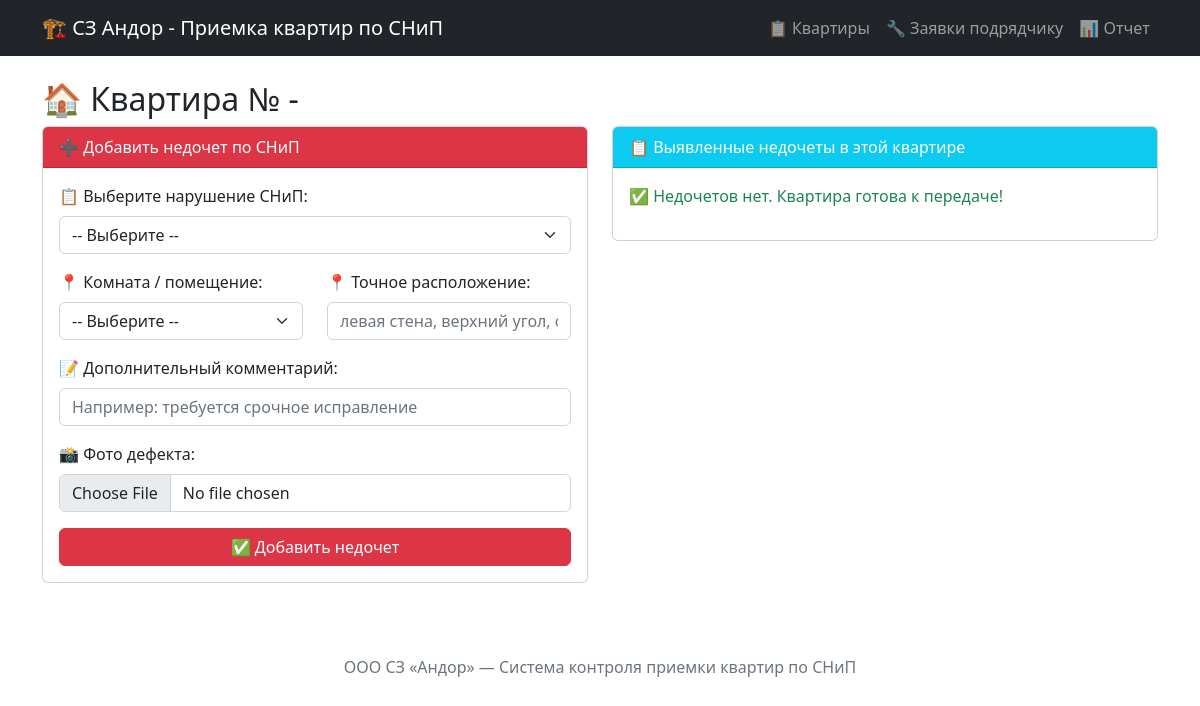
The app's page /flat/541, older data.
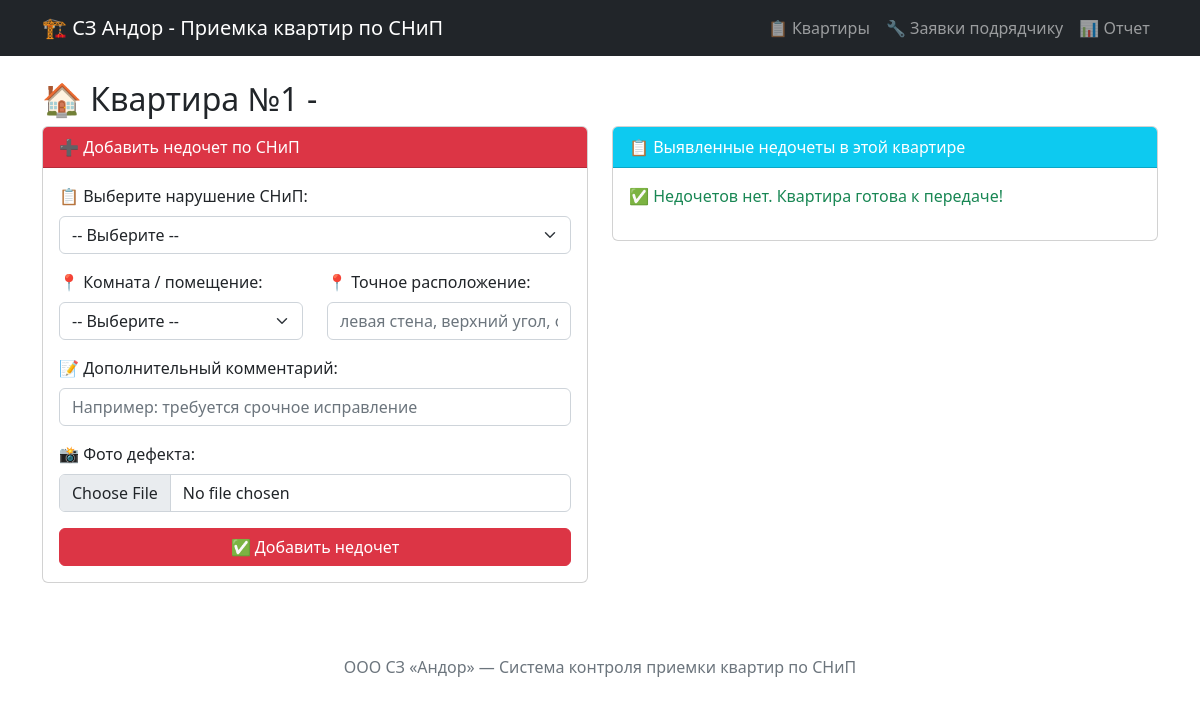
The same page, newer data.
### tables this page shows
CREATE TABLE flats (
    id INTEGER PRIMARY KEY AUTOINCREMENT,
    number TEXT NOT NULL,
    street TEXT,
    house TEXT,
    entrance INTEGER,
    floor INTEGER,
    status TEXT DEFAULT 'in_progress'
);

### app.py (the view)
@app.route('/flat/<int:flat_id>')
def flat(flat_id):
    conn = get_db()
    flat = conn.execute('SELECT * FROM flats WHERE id = ?', (flat_id,)).fetchone()
    defects = conn.execute('''
        SELECT d.*, s.code, s.category, s.description, s.severity
        FROM defects d
        JOIN snip_defects s ON d.snip_defect_id = s.id
        WHERE d.flat_id = ?
        ORDER BY d.created_at DESC
    ''', (flat_id,)).fetchall()
    snip_defects = conn.execute('SELECT * FROM snip_defects ORDER BY category, code').fetchall()
    conn.close()
    return render_template('flat.html', flat=flat, defects=defects, snip_defects=snip_defects)

### app.py (called while the page is built)
def get_db():
    conn = sqlite3.connect(DB_PATH)
    conn.row_factory = sqlite3.Row
    return conn

### templates/flat.html (shortened to what this page needs)
{% extends "base.html" %}
{% block content %}
<h2>🏠 Квартира №{{ flat.number }} - {{ flat.building }}</h2>
<div class="row">
    <div class="col-md-6">
        <div class="card mb-4">
            <div class="card-header bg-danger text-white">
                ➕ Добавить недочет по СНиП
            </div>
            <div class="card-body">
                <form method="POST" action="/add_defect" enctype="multipart/form-data">
                    <div class="mb-3">
                        <label class="form-label">📋 Выберите нарушение СНиП:</label>
                        <select name="snip_defect_id" class="form-select" required>
                            <option value="">-- Выберите --</option>
                        </select>
                    </div>
                    <div class="row mb-3">
                        <div class="col-md-6">
                            <label class="form-label">📍 Комната / помещение:</label>
                            <select name="room" class="form-select" required>
                                <option value="">-- Выберите --</option>
                            </select>
                        </div>
                        <div class="col-md-6">
                            <label class="form-label">📍 Точное расположение:</label>
                            <input type="text" name="location_detail" class="form-control" placeholder="левая стена, верхний угол, около розетки...">
                        </div>
                    </div>
                    <div class="mb-3">
                        <label class="form-label">📝 Дополнительный комментарий:</label>
                        <input type="text" name="comment" class="form-control" placeholder="Например: требуется срочное исправление">
                    </div>
                    <div class="mb-3">
                        <label class="form-label">📸 Фото дефекта:</label>
                        <input type="file" name="photo" class="form-control" accept="image/*" capture="environment">
                    </div>
                    <button type="submit" class="btn btn-danger w-100">✅ Добавить недочет</button>
                </form>
            </div>
        </div>
    </div>
    <div class="col-md-6">
        <div class="card">
            <div class="card-header bg-info text-white">
                📋 Выявленные недочеты в этой квартире
            </div>
            <div class="card-body" style="max-height: 500px; overflow-y: auto;">
                {% if defects %}
                    {% for d in defects %}
                    <div class="border-bottom mb-3 pb-2">
                        <div class="d-flex justify-content-between">
                            <strong class="{% if d.severity == 'critical' %}critical{% endif %}">
                                {{ d.code }} - {{ d.category }}
                            </strong>
                            <span class="badge {% if d.status == 'open' %}bg-danger{% elif d.status == 'fixed' %}bg-warning{% else %}bg-success{% endif %}">
                                {{ {'open':'Открыт','fixed':'Исправлен','closed':'Закрыт'}[d.status] }}
                            </span>
                        </div>
                        <p class="small mt-1">{{ d.description }}</p>
                        {% if d.room %}
                            <p class="small text-primary">📍 {{ d.room }}{% if d.location_detail %} ({{ d.location_detail }}){% endif %}</p>
                        {% endif %}
                        {% if d.comment %}<p class="small text-muted">📝 {{ d.comment }}</p>{% endif %}
                        {% if d.photo_path %}
                            <a href="/{{ d.photo_path }}" target="_blank">
                                <img src="/{{ d.photo_path }}" class="photo-thumb">
                            </a>
                        {% endif %}
                    </div>
                    {% endfor %}
                {% else %}
                    <p class="text-success">✅ Недочетов нет. Квартира готова к передаче!</p>
                {% endif %}
            </div>
        </div>
    </div>
</div>
{% endblock %}

### templates/base.html (shortened to what this page needs)
<!DOCTYPE html>
<html lang="ru">
<head>
    <link href="https://cdn.jsdelivr.net/npm/bootstrap@5.2.3/dist/css/bootstrap.min.css" rel="stylesheet">
</head>
<body>
    <nav class="navbar navbar-expand-lg navbar-dark bg-dark">
        <div class="container">
            <a class="navbar-brand" href="/">🏗️ СЗ Андор - Приемка квартир по СНиП</a>
            <div class="navbar-nav ms-auto">
                <a class="nav-link" href="/">📋 Квартиры</a>
                <a class="nav-link" href="/defects">🔧 Заявки подрядчику</a>
                <a class="nav-link" href="/report">📊 Отчет</a>
            </div>
        </div>
    </nav>
    <div class="container mt-4">
        {% block content %}{% endblock %}
    </div>
    <footer class="text-center text-muted mt-5 mb-3">
        ООО СЗ «Андор» — Система контроля приемки квартир по СНиП
    </footer>
</body>
</html>

Row changes from the older to the newer data that the page shows:
added flats: number "1"
